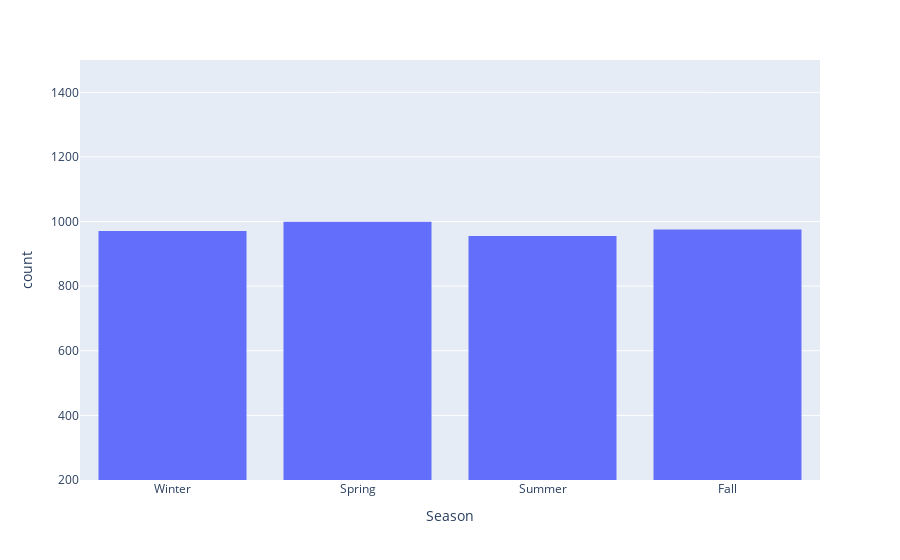

Source (notebook cell):
### Markdown cell above
### Code Explanation: Creating a Colored Histogram for 'Season' with Y-axis Range

The following code creates a histogram to visualize the distribution of data across different seasons, with each season represented by a unique color. The y-axis is restricted between 200 and 1500.

### Code cell
fig = px.histogram(shop , x = 'Season' , range_y= [200 , 1500] )

fig.show()

### Figure 1 — Plotly figure (JSON) as saved in the notebook; plotly's stock layout.template omitted (floating-point values rounded to 4 significant figures; data arrays with more than 128 entries replaced by an {"elided": "..."} marker saying what was removed)
{"data": [{"alignmentgroup": "True", "bingroup": "x", "hovertemplate": "Season=%{x}<br>count=%{y}<extra></extra>", "legendgroup": "", "marker": {"color": "#636efa", "pattern": {"shape": ""}}, "name": "", "offsetgroup": "", "orientation": "v", "showlegend": false, "type": "histogram", "x": {"elided": "3900 str values"}, "xaxis": "x", "yaxis": "y"}], "layout": {"barmode": "relative", "legend": {"tracegroupgap": 0}, "margin": {"t": 60}, "xaxis": {"anchor": "y", "domain": [0, 1], "title": {"text": "Season"}}, "yaxis": {"anchor": "x", "domain": [0, 1], "range": [200, 1500], "title": {"text": "count"}}}}
